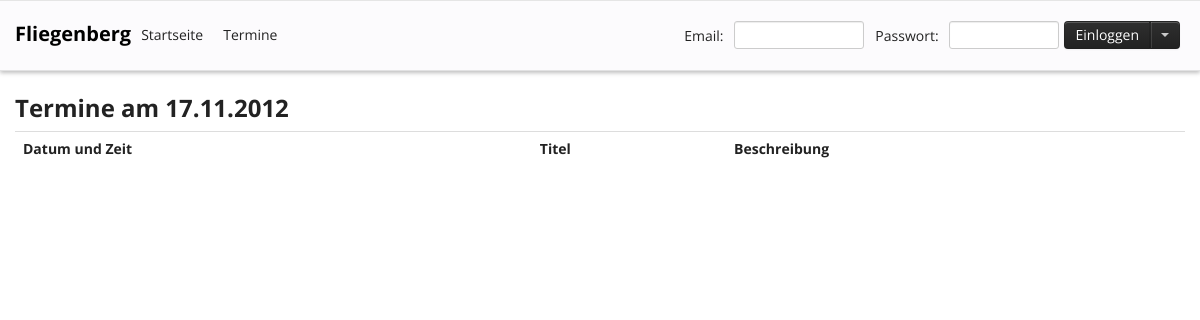
Before: /kalender.php?date=17.11.2012 with the older database file.
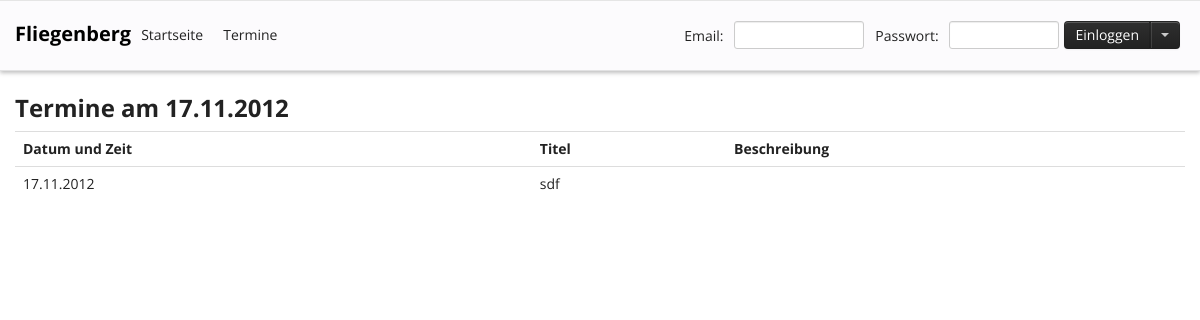
After: the same page with the newer database file.
### tables this page shows
CREATE TABLE `events` (
  `id` int(11) NOT NULL AUTO_INCREMENT,
  `date` date NOT NULL,
  `title` varchar(100) NOT NULL,
  `description` varchar(8000) NOT NULL,
  `startTime` varchar(5) NOT NULL,
  `endTime` varchar(5) NOT NULL,
  `lastEditor` int(11) NOT NULL,
  PRIMARY KEY (`id`)
);

### utils.php (called while the page is built, shortened)
<?php
function date_to_mysql($input) {
    $a = explode('.', $input);
    return sprintf('%04d-%02d-%02d', $a[2], $a[1], $a[0]);
}
function mysql_to_date($input) {
    $a = explode('-', $input);
    return sprintf('%02d.%02d.%04d', $a[2], $a[1], $a[0]);
}
?>

### kalender.php (the view, shortened to what this page needs)
<?php
require_once('utils.php');
if (isset($_GET['date'])) {
    $date = mysql_real_escape_string($_GET['date']);
    $current_site = 'Termine am ' . $date;
    $date = date_to_mysql($date);
} else {
    $current_site = 'Keine Termine';
}
$db = new_db_o();
$sql = 'SELECT `date`, `title`, `description`, `startTime`, `endTime`  FROM `events` WHERE `date` = ? ORDER BY `date`';
$ergebnis = $db->prepare($sql);
$ergebnis->bind_param('s', $date);
$ergebnis->execute();
$ergebnis->bind_result($output_date, $output_title, $output_description, $output_startTime, $output_endTime);
?>
<h2><? echo $current_site; ?></h2>
<table class="table">
    <tr>
        <td><b>Datum und Zeit</b></td>
        <td><b>Titel</b></td>
        <td><b>Beschreibung</b></td>
    </tr>
    <?php
    while ($ergebnis->fetch()) {
        $output = '<tr><td>' . mysql_to_date($output_date);
        $output .= '</td><td>' . $output_title . '</td><td>';
        if (isset($output_description)) {
            $output .= $output_description;
        } else {
            $output .= '&nbsp;';
        }
        $output .= '</td>';
        echo $output;
    }
    ?>
</table>

### assets/css/docs.css (style rules this page uses)
body { position: relative; padding-top: 90px; background-color: #fff; background-image: url(../img/grid-18px-masked.png); background-repeat: repeat-x; background-position: 0 40px; }
.navbar-fixed-top .brand { padding-right: 0; padding-left: 0; margin-left: 20px; float: right; font-weight: bold; color: #000; text-shadow: 0 1px 0 rgba(255,255,255,.1), 0 0 30px rgba(255,255,255,.125); -webkit-transition: all .2s linear; -moz-transition: all .2s linear; transition: all .2s linear; }
h2 + table, h3 + table, h4 + table, h2 + .row { margin-top: 5px; }

Changed rows visible on the page:
added events: date "17.11.2012", title "sdf"
